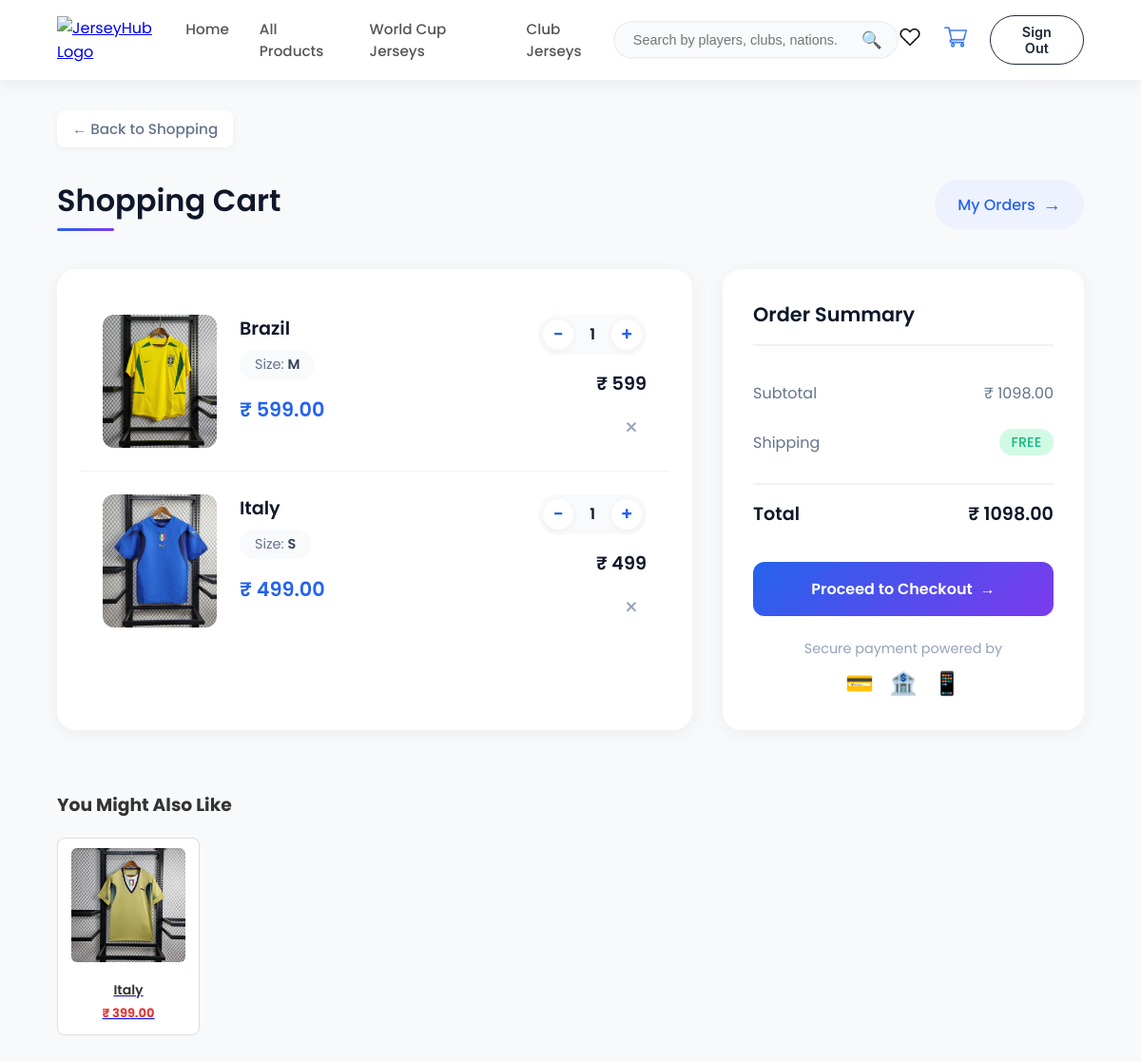
The app's page /cart/ (signed in), older data.
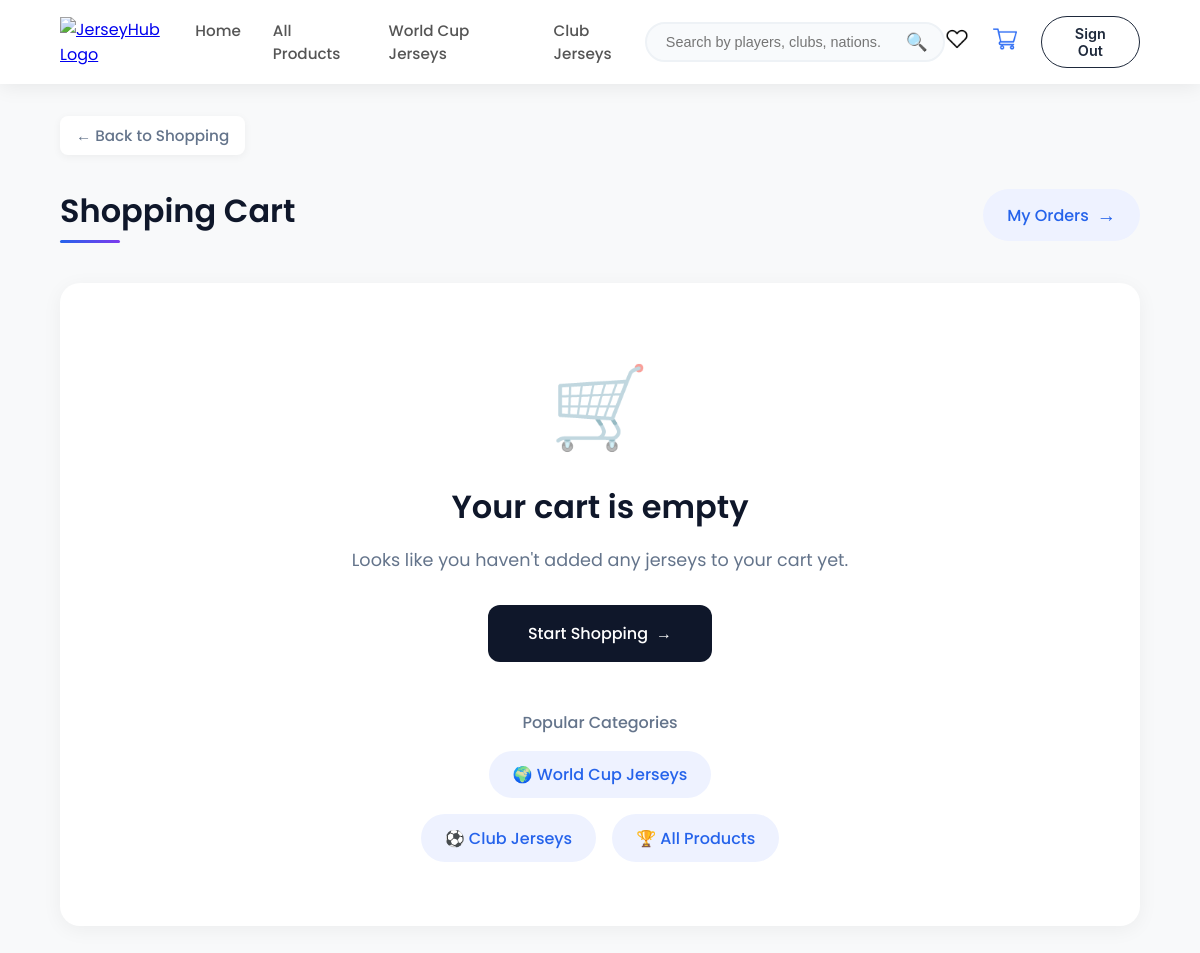
The same page, newer data.
### app/models.py (models this page shows, shortened)
class Cart(models.Model):
    user= models.ForeignKey(User,on_delete=models.CASCADE)
    jersey=models.ForeignKey(Jersey,on_delete=models.CASCADE)
    quantity=models.IntegerField(default=1)
    size =models.CharField(max_length=5)
    player_name = models.CharField(max_length=100, blank=True, null=True)
    player_number = models.IntegerField(blank=True, null=True)
    def total_price(self):
        return self.jersey.price * self.quantity

class Jersey(models.Model):
    CATEGORY = (
        ('club','Club Jersey'),
        ('worldcup','World Cup Jersey'),
    )
    name=models.TextField()
    team=models.TextField()
    category = models.CharField(max_length=20, choices=CATEGORY)
    price = models.DecimalField(max_digits=10, decimal_places=2)
    image=models.ImageField(upload_to='jerseys/')
    img2 = models.ImageField(upload_to='jerseys/')
    img3 = models.ImageField(upload_to='jersey/', null=True, blank=True)
    img4= models.ImageField(upload_to='jerseys/',null=True, blank=True)
    img5= models.ImageField(upload_to='jerseys/',null=True, blank=True)
    img6= models.ImageField(upload_to='jerseys/',null=True, blank=True)
    img7= models.ImageField(upload_to='jerseys/',null=True, blank=True)
    img8= models.ImageField(upload_to='jerseys/',null=True, blank=True)
    img9= models.ImageField(upload_to='jerseys/',null=True, blank=True)
    img10= models.ImageField(upload_to='jerseys/',null=True, blank=True)
    created_at = models.DateTimeField(auto_now_add=True)
    description=models.TextField()
    players = models.TextField(blank=True)

### app/views.py (the view)
# urls.py: path('cart/', views.cart_page, name='cart_page'),
@login_required
def cart_page(req):
    cart_items=Cart.objects.filter(user=req.user)
    total = sum(item.total_price() for item in cart_items)
    related_jerseys = []
    for item in cart_items:
        related = Jersey.objects.filter(team=item.jersey.team).exclude(id=item.jersey.id)[:4]
        related_jerseys.extend(related)
    related_jerseys = list({j.id: j for j in related_jerseys}.values())
    return render(req,'cart.html',{'cart_items':cart_items,"total":total,'related_jerseys': related_jerseys})

### templates/cart.html (shortened to what the changed rows need)
<!DOCTYPE html>
<html lang="en">
<head>
{% load static %}
<link rel="stylesheet" href="{% static 'css/cart.css' %}">
</head>
<body>
    <div class="container">
        <div class="cart-header">
            <h1 class="page-title">Shopping Cart</h1>
        </div>
        {% if cart_items %}
        <div class="cart-content">
            <div class="cart-items">
                {% for item in cart_items %}
                <div class="cart-item">
                    <div class="item-image">
                        <img src="{{ item.jersey.image.url }}" alt="{{ item.jersey.team }}">
                    </div>
                    <div class="item-details">
                        <h3 class="item-title">{{ item.jersey.team }}</h3>
                        <div class="item-specs">
                            <span class="spec">Size: <strong>{{ item.size }}</strong></span>
                        </div>
                        <div class="item-price">₹ {{ item.jersey.price }}</div>
                    </div>
                    <div class="item-actions">
                        <div class="quantity-control">
                            <a href="{% url 'decrease_quantity' item.id %}" class="qty-btn">−</a>
                            <span class="qty-value">{{ item.quantity }}</span>
                            <a href="{% url 'increase_quantity' item.id %}" class="qty-btn">+</a>
                        </div>
                        <div class="item-total">
                            ₹ {% widthratio item.jersey.price 1 item.quantity %}
                        </div>
                    <a href="{% url 'remove_from_cart' item.id %}" class="remove-btn">
    <span class="remove-icon">×</span>
</a>
                    </div>
                </div>
                {% endfor %}
            </div>
            <div class="cart-summary">
                <h2 class="summary-title">Order Summary</h2>
                <div class="summary-row">
                    <span>Subtotal</span>
                    <span>₹ {{ total }}</span>
                </div>
                <div class="summary-row">
                    <span>Shipping</span>
                    <span class="shipping-free">FREE</span>
                </div>
                <div class="summary-row total">
                    <span>Total</span>
                    <span>₹ {{ total }}</span>
                </div>
                <a href="{% url 'buy_now' %}" class="checkout-btn">
                    Proceed to Checkout
                    <span class="btn-arrow">→</span>
                </a>
                <div class="payment-methods">
                    <span>Secure payment powered by</span>
                    <div class="payment-icons">
                        <span>💳</span>
                        <span>🏦</span>
                        <span>📱</span>
                    </div>
                </div>
            </div>
        </div>
        {% else %}
        <div class="empty-cart">
            <div class="empty-icon">🛒</div>
            <h2>Your cart is empty</h2>
            <p>Looks like you haven't added any jerseys to your cart yet.</p>
            <a href="{% url 'home' %}" class="browse-btn">
                Start Shopping
                <span class="btn-arrow">→</span>
            </a>
            <div class="empty-suggestions">
                <h3>Popular Categories</h3>
                <div class="suggestion-links">
                    <a href="{% url 'worldcup' %}">🌍 World Cup Jerseys</a>
                    <a href="{% url 'club' %}">⚽ Club Jerseys</a>
                    <a href="../products">🏆 All Products</a>
                </div>
            </div>
        </div>
        {% endif %}
    </div>
    {% if cart_items %}
    <div class="related-products">
        <div class="container">
           <h3>You Might Also Like</h3>
<div class="related-jerseys">
    {% for jersey in related_jerseys %}
        <div class="related-card">
            <a href="{% url 'jersey_detail' jersey.id %}">
                <img src="{{ jersey.image.url }}" alt="{{ jersey.team }}" width="120">
                <p>{{ jersey.team }}</p>
                <p>₹ {{ jersey.price }}</p>
            </a>
        </div>
    {% empty %}
        <p>No related jerseys available.</p>
    {% endfor %}
</div>
        </div>
    </div>
    {% endif %}
</body>
</html>

Row changes from the older to the newer data that the page shows:
removed Cart: jersey.image (picture), jersey.team "Brazil", size "M", jersey.price "599.00", quantity "1", jersey+quantity "599"
removed Cart: jersey.image (picture), jersey.team "Italy", size "S", jersey.price "499.00", quantity "1", jersey+quantity "499"
no longer on this page (row unchanged): Jersey: image (picture), team "Italy", price "399.00"
Text that changed along with them:
{{ total }}: "1098.00" → (not shown)
text no longer shown: "Order Summary Subtotal ₹ Shipping FREE Total ₹ Proceed to Checkout Secure payment powered by 💳 🏦 📱 You Might Also Like"
text now shown: "🛒 Your cart is empty Looks like you haven't added any jerseys to your cart yet. Start Shopping Popular Categories 🌍 World Cup Jerseys ⚽ Club Jerseys 🏆 All Products"
